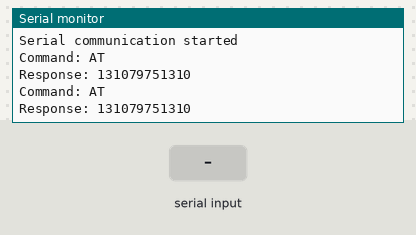
The sketch below on a simulated Arduino Uno, built with avr-gcc and run on an emulated ATmega328P. Shown: the last lines printed to the serial monitor. The inputs (shaded band) are chosen by the test bench. The modem accepts every AT command (registered, SIM ready, sends succeed) and sends nothing else.

Above: at 2.2 s.
2.3 s: "1" received over Serial
At 3.1 s:
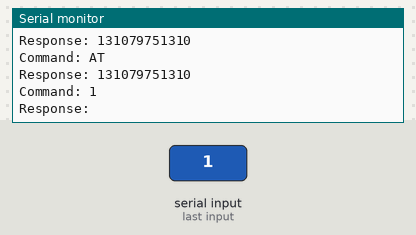
3.8 s: "0" received over Serial
At 4.2 s:
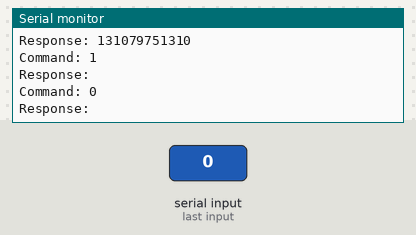

Measured:
- after the input at 2.3 s, the serial monitor: prints a new line at once (image 1)
- after the input at 3.8 s, the serial monitor: prints a new line at once (image 2)

The sketch:

TestATcomm.ino
```cpp
#include <SoftwareSerial.h>

SoftwareSerial wifiSerial(0, 1);      // RX, TX for ESP8266

void setup() {

  Serial.begin(115200);
  wifiSerial.begin(115200);
  delay(1000);
  Serial.println("Serial communication started");

  sendCommand("AT");
  sendCommand("AT");
}

void loop() {
  if(Serial.available() > 0) {
    String message = "";
    while(Serial.available() > 0)
      message += (char) Serial.read();
    sendCommand(message);
  }
}

void sendCommand(String command) {

  Serial.print("Command: ");
  Serial.println(command);

  wifiSerial.println(command);

  String response = "";
  while(wifiSerial.available())
    response += wifiSerial.read();

  Serial.print("Response: ");
  Serial.println(response);
}
```
